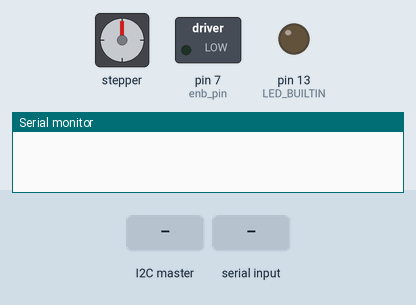
This sketch was run on a simulated Arduino Uno, built with avr-gcc and run on an emulated ATmega328P. Parts: stepper motor, switched loads named in the sketch (green lamp = pin HIGH), output pins drawn as LEDs (lit = HIGH), the last lines printed to the serial monitor. Inputs (shaded band) come from the test bench. Stepper angles assume 200 steps per turn.

Above: at 1.2 s.
1.3 s: the I2C master sends "e"
At 2.4 s:
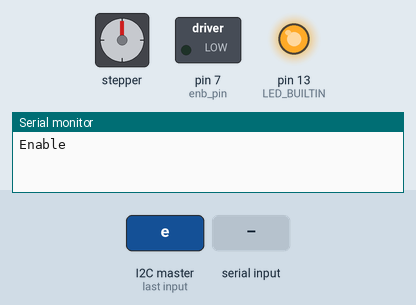
2.8 s: "d90\n" received over Serial
At 4.2 s:
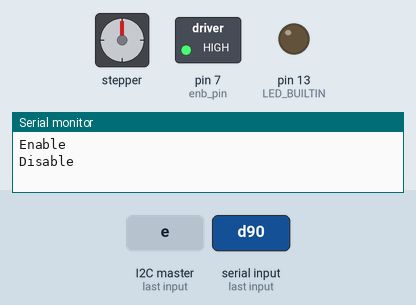
5.2 s: "e90\n" received over Serial
At 7.3 s:
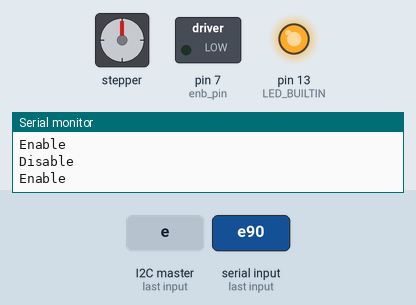
7.6 s: "p90\n" received over Serial
At 9.7 s:
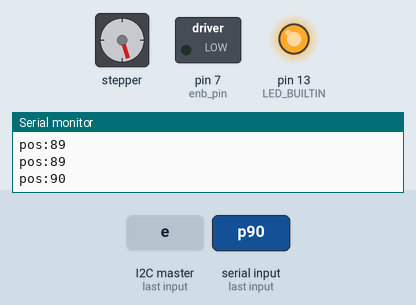
10.3 s: the I2C master sends "d"
At 11.5 s:
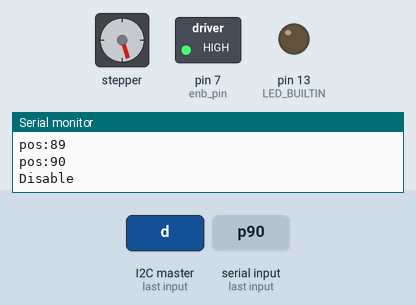
11.8 s: "e,45\n" received over Serial
At 13.5 s:
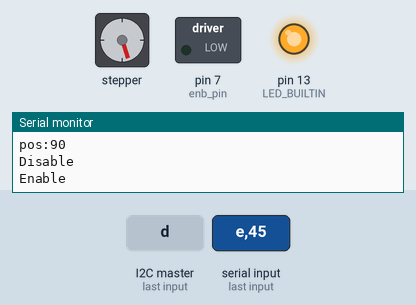
Timing chart, 0 to 15.0 s (numbered marks = the images above; inputs shaded):
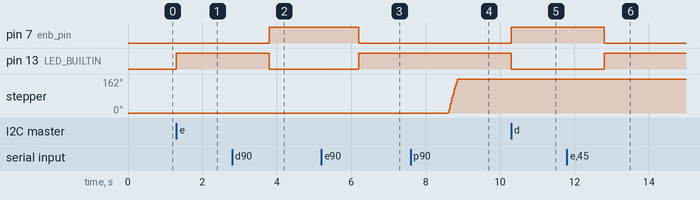

The sketch:

Motor_code.ino
```cpp
/*Motor code...*/
#include <Wire.h> //S

#include "AccelStepper.h"
#define motorInterfaceType 1

// pins definition
int enb_pin = 7;
int dir_pin = 8;
int step_pin = 9;

// auxiliary variables
bool start_round;
long int rpm_speed = 400;
long int newPosition = 0;
int dir = 1; // counterclockwise by default

AccelStepper stepper(motorInterfaceType, step_pin, dir_pin);

void setup(){
    Wire.begin(0x01); // I2C address: 1 S
    Serial.begin(115200);
    // pins configuration
    pinMode(enb_pin, OUTPUT);

    pinMode(LED_BUILTIN, OUTPUT);

  // interruptions defined by end of the rounds
    stepper.setCurrentPosition(0);
    stepper.setMaxSpeed(1000);

    Wire.onReceive(controllerI2C); //S
}

void loop(){

    if (start_round){
        if(abs(stepper.currentPosition() - newPosition) > 0){
            stepper.setSpeed(rpm_speed);
            stepper.runSpeed();
            Serial.println("pos:" + String(stepper.currentPosition()));
        }
    }
}

void serialEvent(){
  // receiving command
    String command = Serial.readString();
    processCommand(command);
}

void controllerI2C(){ // S
    // receiving command
    String command = "";

    while(Wire.available()){
    char c = Wire.read();
    command += String(c);
    processCommand(command);
    }
}

void processCommand(String command){
    if (command[0] == 'v'){ // v --> speed
        rpm_speed = command.substring(1).toInt();
        Serial.println("Speed was set to " + command.substring(1));
    }
    if (command[0] == 'e'){ // e --> Enable
        start_round = true;
        digitalWrite(enb_pin, 0);
        digitalWrite(LED_BUILTIN, 1); // led running indicator
        Serial.println("Enable");
    }
    if (command[0] == 'd'){ // d --> disable
        start_round = false;
        digitalWrite(enb_pin, 1);
        digitalWrite(LED_BUILTIN, 0); // led running indicator
        Serial.println("Disable");
    }

    if (command[0] == 'p'){ // p --> set new Position
        newPosition = command.substring(1).toInt();

        if (newPosition - stepper.currentPosition() > 0)
            if (dir == 0)
                goForward();
        if (newPosition - stepper.currentPosition() < 0)
            if (dir == 1)
                goBackward();

        Serial.println("new Position: " + command.substring(1));
    }
    if (command[0] == 'c'){ // c --> set cero position
        stepper.setCurrentPosition(0);
        Serial.println("New 0-ref");
    }
}

void goForward(){
    if (rpm_speed < 0)
        rpm_speed = -1 * rpm_speed;
    dir = 1;
}

void goBackward(){
    if (rpm_speed > 0)
        rpm_speed = -1 * rpm_speed;
    dir = 0;
}
```

Measured:
- after the input at 1.3 s, pin 13 (LED_BUILTIN): LOW → HIGH at once
- after the input at 2.8 s, pin 7 (enb_pin): LOW → HIGH after 1.0 s; pin 13 (LED_BUILTIN): HIGH → LOW after 1.0 s
- after the input at 5.2 s, pin 7 (enb_pin): HIGH → LOW after 1.0 s; pin 13 (LED_BUILTIN): LOW → HIGH after 1.0 s
- after the input at 7.6 s, stepper: turns 162° clockwise in 0.24 s, starting after 1.0 s
- after the input at 10.3 s, pin 7 (enb_pin): LOW → HIGH at once; pin 13 (LED_BUILTIN): HIGH → LOW at once
- after the input at 11.8 s, pin 7 (enb_pin): HIGH → LOW after 1.0 s; pin 13 (LED_BUILTIN): LOW → HIGH after 1.0 s
